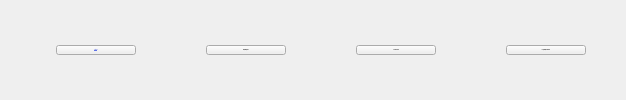
            <widget class="QWidget" name="roundedWidget_dispatcherMenu" native="true">
             <layout class="QHBoxLayout" name="horizontalLayout_71">
              <property name="spacing">
               <number>70</number>
              </property>
              <property name="leftMargin">
               <number>56</number>
              </property>
              <property name="topMargin">
               <number>16</number>
              </property>
              <property name="rightMargin">
               <number>0</number>
              </property>
              <property name="bottomMargin">
               <number>16</number>
              </property>
              <item>
               <widget class="QPushButton" name="addRoute_textBtn">
                <property name="font">
                 <font>
                  <family>Inter Medium</family>
                  <pointsize>-1</pointsize>
                  <underline>true</underline>
                 </font>
                </property>
                <property name="styleSheet">
                 <string notr="true">color: #5E72E6; text-decoration: underline</string>
                </property>
                <property name="text">
                 <string>Рейсы</string>
                </property>
               </widget>
              </item>
              <item>
               <widget class="QPushButton" name="addPath_textBtn">
                <property name="font">
                 <font>
                  <family>Inter Medium</family>
                  <pointsize>-1</pointsize>
                  <underline>false</underline>
                 </font>
                </property>
                <property name="styleSheet">
                 <string notr="true"/>
                </property>
                <property name="text">
                 <string>Маршруты</string>
                </property>
               </widget>
              </item>
              <item>
               <widget class="QPushButton" name="addStop_textBtn">
                <property name="font">
                 <font>
                  <family>Inter Medium</family>
                  <pointsize>-1</pointsize>
                  <underline>false</underline>
                 </font>
                </property>
                <property name="styleSheet">
                 <string notr="true"/>
                </property>
                <property name="text">
                 <string>Остановки</string>
                </property>
               </widget>
              </item>
              <item>
               <widget class="QPushButton" name="dispatcherEdit_textBtn">
                <property name="font">
                 <font>
                  <family>Inter Medium</family>
                  <pointsize>-1</pointsize>
                  <underline>false</underline>
                 </font>
                </property>
                <property name="styleSheet">
                 <string notr="true"/>
                </property>
                <property name="text">
                 <string>Редактирование</string>
                </property>
               </widget>
              </item>
              <item>
               <spacer name="horizontalSpacer_64">
                <property name="orientation">
                 <enum>Qt::Horizontal</enum>
                </property>
                <property name="sizeHint" stdset="0">
                 <size>
                  <width>40</width>
                  <height>20</height>
                 </size>
                </property>
               </spacer>
              </item>
             </layout>
            </widget>
